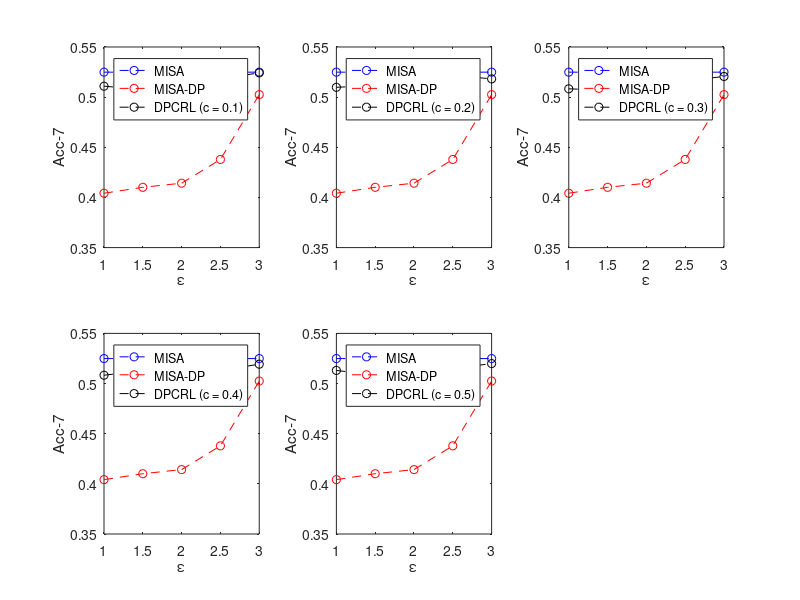

This figure's MATLAB source:
% x = [1.0, 1.5, 2.0, 2.5, 3.0];
% y_dpcrl_mosi_non_neg = [0.7857, 0.4533, 0.7842, 0.7886, 0.7988, 0.7784, 0.7653; 0.7857, 0.4543, 0.7857, 0.774, 0.7944, 0.7827, 0.7784; 0.7857, 0.4606, 0.7798, 0.7789, 0.7914, 0.7609, 0.7784; 0.7857, 0.4664, 0.8002, 0.7827, 0.7944, 0.7842, 0.7827; 0.7857, 0.4766, 0.7725, 0.8002, 0.7711, 0.8032, 0.7769];
% y_dpcrl_mosi_neg_pos = [0.7972, 0.4298, 0.8018, 0.7978, 0.814, 0.782, 0.7743; 0.7972, 0.4329, 0.7942, 0.7926, 0.8033, 0.7987, 0.7896; 0.7972, 0.439, 0.8048, 0.7911, 0.8033, 0.7698, 0.7911; 0.7972, 0.4496, 0.8201, 0.7942, 0.814, 0.7926, 0.7972; 0.7972, 0.4573, 0.7911, 0.8109, 0.7835, 0.8201, 0.7881];
% y_dpcrl_mosi_acc_7 = [0.4154, 0.1529, 0.3892, 0.3979, 0.3469, 0.3877, 0.3615; 0.4154, 0.1545, 0.3877, 0.3979, 0.4189, 0.3833, 0.379; 0.4154, 0.156, 0.4081, 0.3862, 0.4139, 0.3862, 0.4081; 0.4154, 0.1574, 0.4096, 0.3848, 0.4154, 0.4052, 0.4037; 0.4154, 0.159, 0.395, 0.411, 0.3629, 0.4387, 0.395];
% y_dpcrl_mosei_non_neg = [0.8173, 0.6945, 0.8177, 0.8289, 0.8336, 0.8263, 0.8242; 0.8173, 0.697, 0.8231, 0.8167, 0.8169, 0.8227, 0.8186; 0.8173, 0.706, 0.8102, 0.7885, 0.7851, 0.801, 0.8083; 0.8173, 0.8061, 0.8003, 0.8061, 0.8173, 0.8072, 0.8117; 0.8173, 0.8098, 0.8044, 0.8171, 0.8122, 0.8096, 0.8016];
% y_dpcrl_mosei_neg_pos = [0.844, 0.6228, 0.85, 0.8569, 0.8536, 0.8528, 0.8517; 0.844, 0.6244, 0.8542, 0.8531, 0.8523, 0.855, 0.8517; 0.844, 0.6288, 0.8492, 0.8401, 0.8371, 0.8476, 0.8484; 0.844, 0.8316, 0.8487, 0.8506, 0.8545, 0.8473, 0.8545; 0.844, 0.8385, 0.8396, 0.8545, 0.8506, 0.8492, 0.8476];
% y_dpcrl_mosei_acc_7 = [0.5249, 0.4042, 0.5109, 0.5098, 0.5083, 0.5083, 0.5131; 0.5249, 0.4101, 0.5077, 0.5116, 0.507, 0.5128, 0.5083; 0.5249, 0.4142, 0.5197, 0.5088, 0.5133, 0.5128, 0.5186; 0.5249, 0.4379, 0.5182, 0.5217, 0.5163, 0.5131, 0.515; 0.5249, 0.5025, 0.5242, 0.5182, 0.5206, 0.5193, 0.5199];
% 
% 
% bar(x,y_dpcrl_mosi_non_neg)
% xlabel('\epsilon')
% ylabel('Acc-2(Neg/Non-neg)')
% legend('MISA', 'MISA-DP', 'DPCRL (c = 0.1)', 'DPCRL (c = 0.2)', 'DPCRL (c = 0.3)', 'DPCRL (c = 0.4)', 'DPCRL (c = 0.5)')

y_misa_mosi_non_neg = [0.7857, 0.7857, 0.7857, 0.7857, 0.7857];
y_misa_dp_mosi_non_neg = [0.4533, 0.4543, 0.4606, 0.4664, 0.4766];
y_dpcrl_01_mosi_non_neg = [0.7842, 0.7857, 0.7798, 0.8002, 0.7725];
y_dpcrl_02_mosi_non_neg = [0.7886, 0.774, 0.7798, 0.7827, 0.8002];
y_dpcrl_03_mosi_non_neg = [0.7988, 0.7944, 0.7914, 0.7944, 0.7711];
y_dpcrl_04_mosi_non_neg = [0.7784, 0.7827, 0.7609, 0.7842, 0.8032];
y_dpcrl_05_mosi_non_neg = [0.7653, 0.7784, 0.7784, 0.7827, 0.7769];


y_misa_mosi_neg_pos = [0.7972, 0.7972, 0.7972, 0.7972, 0.7972];
y_misa_dp_mosi_neg_pos = [0.4298, 0.4329, 0.439, 0.4496, 0.4573];
y_dpcrl_01_mosi_neg_pos = [0.8018, 0.7942, 0.8048, 0.8201, 0.7911];
y_dpcrl_02_mosi_neg_pos = [0.7978, 0.7926, 0.7911, 0.7942, 0.8109];
y_dpcrl_03_mosi_neg_pos = [0.814, 0.8033, 0.8033, 0.814, 0.7853];
y_dpcrl_04_mosi_neg_pos = [0.782, 0.7987, 0.7698, 0.7926, 0.8201];
y_dpcrl_05_mosi_neg_pos = [0.7743, 0.7896, 0.7911, 0.7972, 0.7881];

y_misa_mosi_acc_7 = [0.4154, 0.4154, 0.4154, 0.4154, 0.4154];
y_misa_dp_mosi_acc_7 = [0.1529, 0.1545, 0.156, 0.1574, 0.159];
y_dpcrl_01_mosi_acc_7 = [0.3892, 0.3877, 0.4081, 0.4096, 0.395];
y_dpcrl_02_mosi_acc_7 = [0.3979, 0.3979, 0.3862, 0.3848, 0.411];
y_dpcrl_03_mosi_acc_7 = [0.4227, 0.4189, 0.4139, 0.4154, 0.4285];
y_dpcrl_04_mosi_acc_7 = [0.3877, 0.3833, 0.3862, 0.4052, 0.4387];
y_dpcrl_05_mosi_acc_7 = [0.3615, 0.379, 0.4081, 0.4037, 0.395];

y_misa_mosei_non_neg = [0.8173, 0.8173, 0.8173, 0.8173, 0.8173];
y_misa_dp_mosei_non_neg = [0.6945, 0.697, 0.706, 0.8003, 0.8044];
y_dpcrl_01_mosei_non_neg = [0.8177, 0.8231, 0.8102, 0.8061, 0.8096];
y_dpcrl_02_mosei_non_neg = [0.8289, 0.8167, 0.8083, 0.8061, 0.8171];
y_dpcrl_03_mosei_non_neg = [0.8336, 0.8169, 0.8113, 0.8137, 0.8122];
y_dpcrl_04_mosei_non_neg = [0.8236, 0.8227, 0.801, 0.8072, 0.8098];
y_dpcrl_05_mosei_non_neg = [0.8242, 0.8186, 0.8083, 0.8117, 0.8098];


y_misa_mosei_neg_pos = [0.844, 0.844, 0.844, 0.844, 0.844];
y_misa_dp_mosei_neg_pos = [0.6228, 0.6244, 0.6288, 0.8316, 0.8385];
y_dpcrl_01_mosei_neg_pos = [0.85, 0.8542, 0.8492, 0.8487, 0.8396];
y_dpcrl_02_mosei_neg_pos = [0.8569, 0.8531, 0.8401, 0.8506, 0.8545];
y_dpcrl_03_mosei_neg_pos = [0.8536, 0.8523, 0.8371, 0.8545, 0.8506];
y_dpcrl_04_mosei_neg_pos = [0.8528, 0.855, 0.8476, 0.8473, 0.8492];
y_dpcrl_05_mosei_neg_pos = [0.8517, 0.8517, 0.8484, 0.8545, 0.8476];


y_misa_mosei_acc_7 = [0.5249, 0.5249, 0.5249, 0.5249, 0.5249];
y_misa_dp_mosei_acc_7 = [0.4042, 0.4101, 0.4142, 0.4379, 0.5025];
y_dpcrl_01_mosei_acc_7 = [0.5109, 0.5077, 0.5197, 0.5182, 0.5242];
y_dpcrl_02_mosei_acc_7 = [0.5098, 0.5116, 0.5088, 0.5217, 0.5182];
y_dpcrl_03_mosei_acc_7 = [0.5083, 0.507, 0.5133, 0.5163, 0.5206];
y_dpcrl_04_mosei_acc_7 = [0.5083, 0.5128, 0.5128, 0.5131, 0.5193];
y_dpcrl_05_mosei_acc_7 = [0.5131, 0.5083, 0.5186, 0.515, 0.5199];


x = [1.0, 1.5, 2.0, 2.5, 3.0];
y = [0.4, 0.6, 0.8, 1.0];
% subplot(2, 3, 1)
% plot(x,y_misa_mosi_non_neg,'b--o',x,y_misa_dp_mosi_non_neg,'r--o',x,y_dpcrl_01_mosi_non_neg,'k--o')
% xlabel('\epsilon')
% ylabel('Acc-2 (Neg/Non-neg)')
% legend('MISA', 'MISA-DP', 'DPCRL (c = 0.1)')
% set(gca, 'ylim', [0.4, 0.9])
% 
% subplot(2, 3, 2)
% plot(x,y_misa_mosi_non_neg,'b--o',x,y_misa_dp_mosi_non_neg,'r--o',x,y_dpcrl_02_mosi_non_neg,'k--o')
% xlabel('\epsilon')
% ylabel('Acc-2 (Neg/Non-neg)')
% legend('MISA', 'MISA-DP', 'DPCRL (c = 0.2)')
% set(gca, 'ylim', [0.4, 0.9])
% 
% subplot(2, 3, 3)
% plot(x,y_misa_mosi_non_neg,'b--o',x,y_misa_dp_mosi_non_neg,'r--o',x,y_dpcrl_03_mosi_non_neg,'k--o')
% xlabel('\epsilon')
% ylabel('Acc-2 (Neg/Non-neg)')
% legend('MISA', 'MISA-DP', 'DPCRL (c = 0.3)')
% set(gca, 'ylim', [0.4, 0.9])
% 
% subplot(2, 3, 4)
% plot(x,y_misa_mosi_non_neg,'b--o',x,y_misa_dp_mosi_non_neg,'r--o',x,y_dpcrl_04_mosi_non_neg,'k--o')
% xlabel('\epsilon')
% ylabel('Acc-2 (Neg/Non-neg)')
% legend('MISA', 'MISA-DP', 'DPCRL (c = 0.4)')
% set(gca, 'ylim', [0.4, 0.9])
% 
% subplot(2, 3, 5)
% plot(x,y_misa_mosi_non_neg,'b--o',x,y_misa_dp_mosi_non_neg,'r--o',x,y_dpcrl_05_mosi_non_neg,'k--o')
% xlabel('\epsilon')
% ylabel('Acc-2 (Neg/Non-neg)')
% legend('MISA', 'MISA-DP', 'DPCRL (c = 0.5)')
% set(gca, 'ylim', [0.4, 0.9])

% subplot(2, 3, 1)
% plot(x,y_misa_mosi_neg_pos,'b--o',x,y_misa_dp_mosi_neg_pos,'r--o',x,y_dpcrl_01_mosi_neg_pos,'k--o')
% xlabel('\epsilon')
% ylabel('Acc-2 (Neg/Pos)')
% legend('MISA', 'MISA-DP', 'DPCRL (c = 0.1)')
% set(gca, 'ylim', [0.4, 0.9])
% 
% subplot(2, 3, 2)
% plot(x,y_misa_mosi_neg_pos,'b--o',x,y_misa_dp_mosi_neg_pos,'r--o',x,y_dpcrl_02_mosi_neg_pos,'k--o')
% xlabel('\epsilon')
% ylabel('Acc-2 (Neg/Pos)')
% legend('MISA', 'MISA-DP', 'DPCRL (c = 0.2)')
% set(gca, 'ylim', [0.4, 0.9])
% 
% subplot(2, 3, 3)
% plot(x,y_misa_mosi_neg_pos,'b--o',x,y_misa_dp_mosi_neg_pos,'r--o',x,y_dpcrl_03_mosi_neg_pos,'k--o')
% xlabel('\epsilon')
% ylabel('Acc-2 (Neg/Pos)')
% legend('MISA', 'MISA-DP', 'DPCRL (c = 0.3)')
% set(gca, 'ylim', [0.4, 0.9])
% 
% subplot(2, 3, 4)
% plot(x,y_misa_mosi_neg_pos,'b--o',x,y_misa_dp_mosi_neg_pos,'r--o',x,y_dpcrl_04_mosi_neg_pos,'k--o')
% xlabel('\epsilon')
% ylabel('Acc-2 (Neg/Pos)')
% legend('MISA', 'MISA-DP', 'DPCRL (c = 0.4)')
% set(gca, 'ylim', [0.4, 0.9])
% 
% subplot(2, 3, 5)
% plot(x,y_misa_mosi_neg_pos,'b--o',x,y_misa_dp_mosi_neg_pos,'r--o',x,y_dpcrl_05_mosi_neg_pos,'k--o')
% xlabel('\epsilon')
% ylabel('Acc-2 (Neg/Pos)')
% legend('MISA', 'MISA-DP', 'DPCRL (c = 0.5)')
% set(gca, 'ylim', [0.4, 0.9])

% subplot(2, 3, 1)
% plot(x,y_misa_mosi_acc_7,'b--o',x,y_misa_dp_mosi_acc_7,'r--o',x,y_dpcrl_01_mosi_acc_7,'k--o')
% xlabel('\epsilon')
% ylabel('Acc-7')
% legend('MISA', 'MISA-DP', 'DPCRL (c = 0.1)')
% set(gca, 'ylim', [0.1, 0.5])
% 
% subplot(2, 3, 2)
% plot(x,y_misa_mosi_acc_7,'b--o',x,y_misa_dp_mosi_acc_7,'r--o',x,y_dpcrl_02_mosi_acc_7,'k--o')
% xlabel('\epsilon')
% ylabel('Acc-7')
% legend('MISA', 'MISA-DP', 'DPCRL (c = 0.2)')
% set(gca, 'ylim', [0.1, 0.5])
% 
% subplot(2, 3, 3)
% plot(x,y_misa_mosi_acc_7,'b--o',x,y_misa_dp_mosi_acc_7,'r--o',x,y_dpcrl_03_mosi_acc_7,'k--o')
% xlabel('\epsilon')
% ylabel('Acc-7')
% legend('MISA', 'MISA-DP', 'DPCRL (c = 0.3)')
% set(gca, 'ylim', [0.1, 0.5])
% 
% subplot(2, 3, 4)
% plot(x,y_misa_mosi_acc_7,'b--o',x,y_misa_dp_mosi_acc_7,'r--o',x,y_dpcrl_04_mosi_acc_7,'k--o')
% xlabel('\epsilon')
% ylabel('Acc-7')
% legend('MISA', 'MISA-DP', 'DPCRL (c = 0.4)')
% set(gca, 'ylim', [0.1, 0.5])
% 
% subplot(2, 3, 5)
% plot(x,y_misa_mosi_acc_7,'b--o',x,y_misa_dp_mosi_acc_7,'r--o',x,y_dpcrl_05_mosi_acc_7,'k--o')
% xlabel('\epsilon')
% ylabel('Acc-7')
% legend('MISA', 'MISA-DP', 'DPCRL (c = 0.5)')
% set(gca, 'ylim', [0.1, 0.5])


% subplot(2, 3, 1)
% plot(x,y_misa_mosei_non_neg,'b--o',x,y_misa_dp_mosei_non_neg,'r--o',x,y_dpcrl_01_mosei_non_neg,'k--o')
% xlabel('\epsilon')
% ylabel('Acc-2 (Neg/Non-neg)')
% legend('MISA', 'MISA-DP', 'DPCRL (c = 0.1)')
% set(gca, 'ylim', [0.65, 0.85])
% 
% subplot(2, 3, 2)
% plot(x,y_misa_mosei_non_neg,'b--o',x,y_misa_dp_mosei_non_neg,'r--o',x,y_dpcrl_02_mosei_non_neg,'k--o')
% xlabel('\epsilon')
% ylabel('Acc-2 (Neg/Non-neg)')
% legend('MISA', 'MISA-DP', 'DPCRL (c = 0.2)')
% set(gca, 'ylim', [0.65, 0.85])
% 
% subplot(2, 3, 3)
% plot(x,y_misa_mosei_non_neg,'b--o',x,y_misa_dp_mosei_non_neg,'r--o',x,y_dpcrl_03_mosei_non_neg,'k--o')
% xlabel('\epsilon')
% ylabel('Acc-2 (Neg/Non-neg)')
% legend('MISA', 'MISA-DP', 'DPCRL (c = 0.3)')
% set(gca, 'ylim', [0.65, 0.85])
% 
% subplot(2, 3, 4)
% plot(x,y_misa_mosei_non_neg,'b--o',x,y_misa_dp_mosei_non_neg,'r--o',x,y_dpcrl_04_mosei_non_neg,'k--o')
% xlabel('\epsilon')
% ylabel('Acc-2 (Neg/Non-neg)')
% legend('MISA', 'MISA-DP', 'DPCRL (c = 0.4)')
% set(gca, 'ylim', [0.65, 0.85])
% 
% subplot(2, 3, 5)
% plot(x,y_misa_mosei_non_neg,'b--o',x,y_misa_dp_mosei_non_neg,'r--o',x,y_dpcrl_05_mosei_non_neg,'k--o')
% xlabel('\epsilon')
% ylabel('Acc-2 (Neg/Non-neg)')
% legend('MISA', 'MISA-DP', 'DPCRL (c = 0.5)')
% set(gca, 'ylim', [0.65, 0.85])

% subplot(2, 3, 1)
% plot(x,y_misa_mosei_neg_pos,'b--o',x,y_misa_dp_mosei_neg_pos,'r--o',x,y_dpcrl_01_mosei_neg_pos,'k--o')
% xlabel('\epsilon')
% ylabel('Acc-2 (Neg/Pos)')
% legend('MISA', 'MISA-DP', 'DPCRL (c = 0.1)')
% set(gca, 'ylim', [0.6, 0.9])
% 
% subplot(2, 3, 2)
% plot(x,y_misa_mosei_neg_pos,'b--o',x,y_misa_dp_mosei_neg_pos,'r--o',x,y_dpcrl_02_mosei_neg_pos,'k--o')
% xlabel('\epsilon')
% ylabel('Acc-2 (Neg/Pos)')
% legend('MISA', 'MISA-DP', 'DPCRL (c = 0.2)')
% set(gca, 'ylim', [0.6, 0.9])
% 
% subplot(2, 3, 3)
% plot(x,y_misa_mosei_neg_pos,'b--o',x,y_misa_dp_mosei_neg_pos,'r--o',x,y_dpcrl_03_mosei_neg_pos,'k--o')
% xlabel('\epsilon')
% ylabel('Acc-2 (Neg/Pos)')
% legend('MISA', 'MISA-DP', 'DPCRL (c = 0.3)')
% set(gca, 'ylim', [0.6, 0.9])
% 
% subplot(2, 3, 4)
% plot(x,y_misa_mosei_neg_pos,'b--o',x,y_misa_dp_mosei_neg_pos,'r--o',x,y_dpcrl_04_mosei_neg_pos,'k--o')
% xlabel('\epsilon')
% ylabel('Acc-2 (Neg/Pos)')
% legend('MISA', 'MISA-DP', 'DPCRL (c = 0.4)')
% set(gca, 'ylim', [0.6, 0.9])
% 
% subplot(2, 3, 5)
% plot(x,y_misa_mosei_neg_pos,'b--o',x,y_misa_dp_mosei_neg_pos,'r--o',x,y_dpcrl_05_mosei_neg_pos,'k--o')
% xlabel('\epsilon')
% ylabel('Acc-2 (Neg/Pos)')
% legend('MISA', 'MISA-DP', 'DPCRL (c = 0.5)')
% set(gca, 'ylim', [0.6, 0.9])

subplot(2, 3, 1)
plot(x,y_misa_mosei_acc_7,'b--o',x,y_misa_dp_mosei_acc_7,'r--o',x,y_dpcrl_01_mosei_acc_7,'k--o')
xlabel('\epsilon')
ylabel('Acc-7')
legend('MISA', 'MISA-DP', 'DPCRL (c = 0.1)')
set(gca, 'ylim', [0.35, 0.55])

subplot(2, 3, 2)
plot(x,y_misa_mosei_acc_7,'b--o',x,y_misa_dp_mosei_acc_7,'r--o',x,y_dpcrl_02_mosei_acc_7,'k--o')
xlabel('\epsilon')
ylabel('Acc-7')
legend('MISA', 'MISA-DP', 'DPCRL (c = 0.2)')
set(gca, 'ylim', [0.35, 0.55])

subplot(2, 3, 3)
plot(x,y_misa_mosei_acc_7,'b--o',x,y_misa_dp_mosei_acc_7,'r--o',x,y_dpcrl_03_mosei_acc_7,'k--o')
xlabel('\epsilon')
ylabel('Acc-7')
legend('MISA', 'MISA-DP', 'DPCRL (c = 0.3)')
set(gca, 'ylim', [0.35, 0.55])

subplot(2, 3, 4)
plot(x,y_misa_mosei_acc_7,'b--o',x,y_misa_dp_mosei_acc_7,'r--o',x,y_dpcrl_04_mosei_acc_7,'k--o')
xlabel('\epsilon')
ylabel('Acc-7')
legend('MISA', 'MISA-DP', 'DPCRL (c = 0.4)')
set(gca, 'ylim', [0.35, 0.55])

subplot(2, 3, 5)
plot(x,y_misa_mosei_acc_7,'b--o',x,y_misa_dp_mosei_acc_7,'r--o',x,y_dpcrl_05_mosei_acc_7,'k--o')
xlabel('\epsilon')
ylabel('Acc-7')
legend('MISA', 'MISA-DP', 'DPCRL (c = 0.5)')
set(gca, 'ylim', [0.35, 0.55])